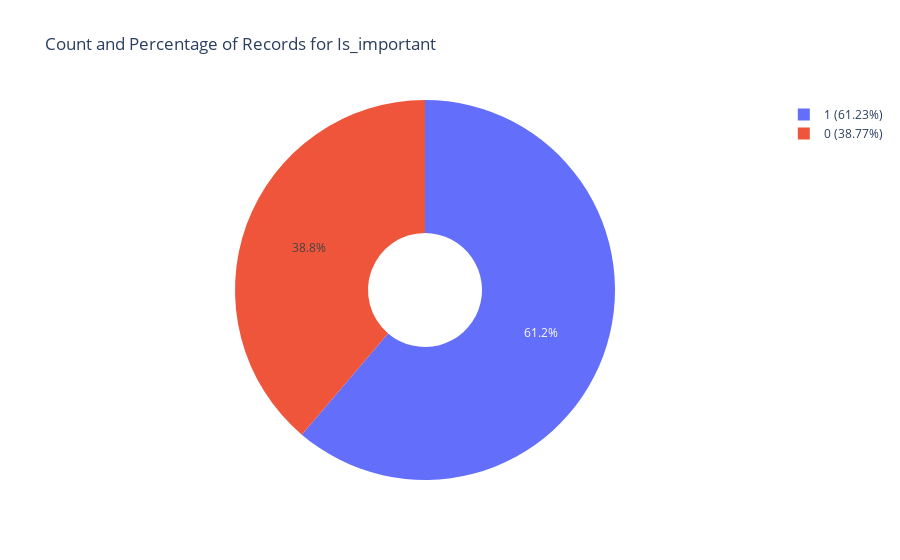

The code cell stored with this chart in its notebook:
### Markdown cell above
#### EDA and Feature  Engineering

### Code cell
visualize_count_pie(df_base, 'is_important')

### Figure 1 — Plotly figure (JSON) as saved in the notebook; plotly's stock layout.template omitted (floating-point values rounded to 4 significant figures)
{"data": [{"hole": 0.3, "labels": ["1 (61.23%)", "0 (38.77%)"], "type": "pie", "values": [995, 630]}], "layout": {"title": {"text": "Count and Percentage of Records for Is_important"}}}
